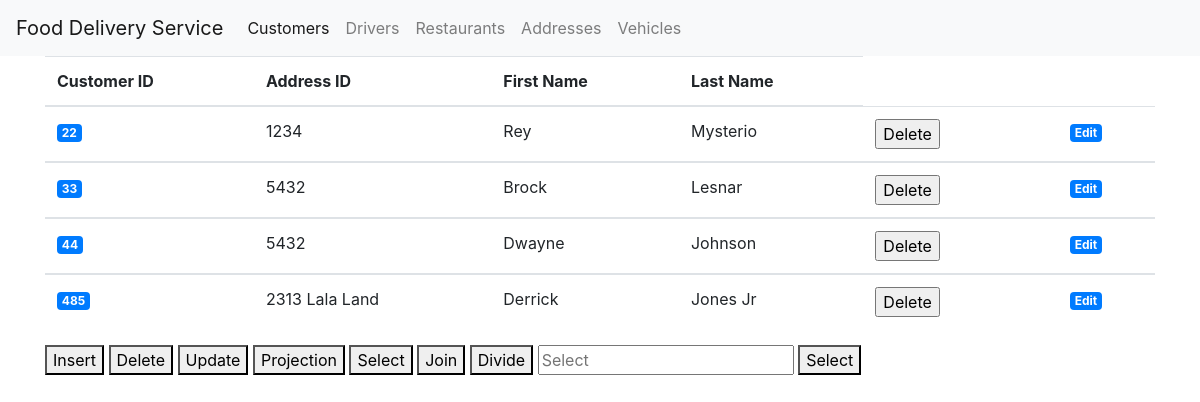
The page /customers on the database as committed earlier.
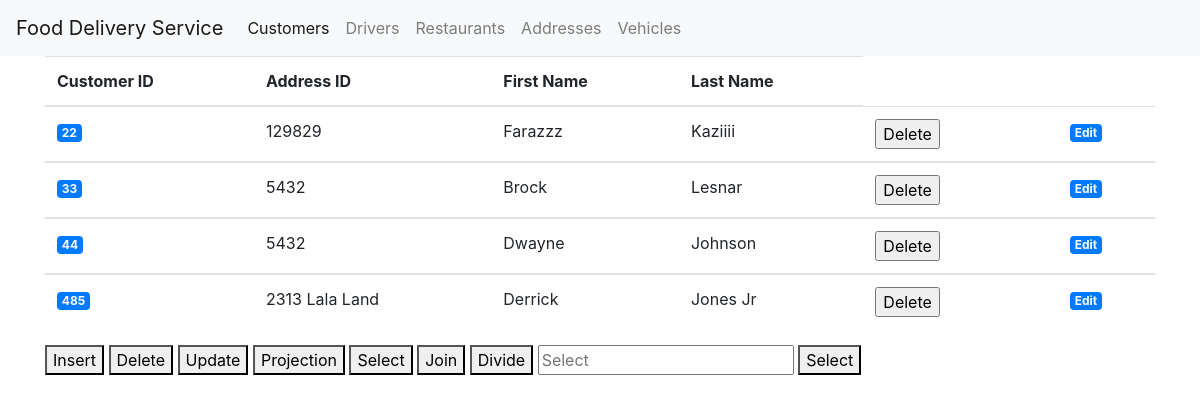
The same page on the database as committed later.
### tables this page shows
CREATE TABLE Customer (
	customer_id integer,
	addressID integer,
	first_name char(50),
    last_name char(50),
	PRIMARY KEY (customer_id),
	FOREIGN KEY (addressID) REFERENCES Address
);

### app.py (the view)
@app.route('/customers')
def customer():
    db_conn = sqlite3.connect("food_delivery.db")
    cur = db_conn.cursor()
    tableData =  table("Customer")
    db_conn.close()
    print(tableData)
    return render_template('customer.html', tableData = tableData)

### app.py (called while the page is built)
def select_table(table: str, attributes: str) -> str:
    db_conn = sqlite3.connect("food_delivery.db")
    cur = db_conn.cursor()
    out = []
    for row in cur.execute(f"SELECT {attributes} FROM {table}"):
        out.append(row)
    return out

@app.route("/tables/<tablename>", methods=['GET'])
def table(tablename: str):
    attributes = request.args.get("attributes")
    if attributes is None:
        attributes = "*"
    return select_table(tablename, attributes)

### templates/customer.html (shortened to what this page needs)
{% extends 'base.html' %}
{% block content %}
<div>
<table class="table">
    <thead>
      <tr>
        <th scope="col">Customer ID</th>
        <th scope="col">Address ID</th>
        <th scope="col">First Name</th>
        <th scope="col">Last Name</th>
      </tr>
    </thead>
    {% for user in tableData %}
    <tbody>
      <td><a href= "{{url_for('customer_helper', customer_id = user[0]) }}">
        <span class="badge badge-primary"> {{ user[0] }} </span>
      </a></td>
      <td>{{ user[1] }} </td>
      <td>{{ user[2] }} </td>
      <td>{{ user[3] }} </td>
      <td><form action="{{ url_for('delete_customer') }}" method=post>
  <input type=submit  value="Delete" />
    </form>
    <td>
      <td><a href= "{{url_for('edit', customer_id = user[0]) }}">
        <span class="badge badge-primary"> Edit  </span>
      </a></td>
    </tbody>
    {% endfor %}
  </table>
</div>
<div>
  <Button onclick="myFunction()"> Insert </Button>
    <Button onclick="myFunction()"> Delete </Button>
    <Button onclick="myFunction()"> Update </Button>
    <Button onclick="myFunction()"> Projection </Button>
    <Button onclick="myFunction()"> Select </Button>
    <Button onclick="myFunction()"> Join</Button>
    <Button onclick="myFunction()"> Divide</Button>
<input type="text" placeholder="Select" id="myInput">
    <button type="button" onclick="getInputValue();">Select</button>
</div>
{% endblock %}

### templates/base.html (shortened to what this page needs)
<!doctype html>
<html lang="en">
  <head>
    <link rel="stylesheet" href="https://stackpath.bootstrapcdn.com/bootstrap/4.3.1/css/bootstrap.min.css">
  </head>
  <body>
      <div>
        <nav class="navbar navbar-expand-lg navbar-light bg-light">
          <a class="navbar-brand" href="/">Food Delivery Service</a>
          <div class="collapse navbar-collapse" id="navbarSupportedContent">
            <ul class="navbar-nav mr-auto">
              <li class="nav-item active">
                <a class="nav-link" href="/customers">Customers<span class="sr-only">(current)</span></a>
              </li>
              <li class="nav-item">
                <a class="nav-link" href="/drivers">Drivers</a>
              </li>
              <li class="nav-item">
                <a class="nav-link" href="/restaurants">Restaurants</a>
              </li>
              <li class="nav-item">
                <a class="nav-link" href="/address">Addresses</a>
              </li>
              <li class="nav-item">
                <a class="nav-link" href="/vehicles">Vehicles</a>
              </li>
            </ul>
        </div>
     </div>
        <div class="container">
                {% block content %} {% endblock %}
        </div>
  </body>
</html>

Rows that differ between the two databases and show on the page:
changed Customer id 22: addressID "1234" → "129829"; first_name "Rey" → "Farazzz"; last_name "Mysterio" → "Kaziiii"
